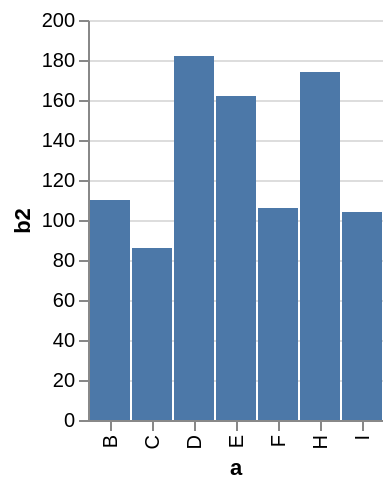

Source (Vega-Lite JSON):
### Vega specification from a JSON file in a GitHub repository (floating-point values rounded to 4 significant figures)
{"$schema": "http://vega.github.io/schema/vega/v3.0.json", "description": "A simple bar chart with embedded data that uses a filter and calculate.", "autosize": "pad", "padding": 5, "signals": [{"name": "width", "update": "data('layout')[0].width"}, {"name": "height", "update": "data('layout')[0].height"}, {"name": "unit", "value": {}, "on": [{"events": "mousemove", "update": "group()._id ? group() : unit"}]}], "data": [{"name": "source_0", "values": [{"a": "A", "b": 28}, {"a": "B", "b": 55}, {"a": "C", "b": 43}, {"a": "G", "b": 19}, {"a": "H", "b": 87}, {"a": "I", "b": 52}, {"a": "D", "b": 91}, {"a": "E", "b": 81}, {"a": "F", "b": 53}], "format": {"type": "json", "parse": {}}, "transform": [{"type": "formula", "expr": "2*datum.b", "as": "b2"}, {"type": "filter", "expr": "datum.b2 > 60"}, {"type": "filter", "expr": "datum[\"b2\"] !== null && !isNaN(datum[\"b2\"])"}]}, {"name": "layout", "source": "source_0", "transform": [{"type": "aggregate", "fields": ["a"], "ops": ["distinct"]}, {"type": "formula", "as": "width", "expr": "max(datum[\"distinct_a\"] - 1 + 2*0.5, 0) * 21"}, {"type": "formula", "as": "height", "expr": "200"}]}], "marks": [{"name": "main-group", "type": "group", "description": "A simple bar chart with embedded data that uses a filter and calculate.", "from": {"data": "layout"}, "encode": {"update": {"width": {"field": "width"}, "height": {"field": "height"}, "fill": {"value": "transparent"}}}, "marks": [{"name": "marks", "type": "rect", "role": "bar", "from": {"data": "source_0"}, "encode": {"update": {"xc": {"scale": "x", "field": "a"}, "width": {"value": 20}, "y": {"scale": "y", "field": "b2"}, "y2": {"scale": "y", "value": 0}, "fill": {"value": "#4c78a8"}}}}], "scales": [{"name": "x", "type": "point", "domain": {"data": "source_0", "field": "a", "sort": true}, "range": {"step": 21}, "round": true, "padding": 0.5}, {"name": "y", "type": "linear", "domain": {"data": "source_0", "field": "b2"}, "range": [200, 0], "round": true, "nice": true, "zero": true}], "axes": [{"scale": "x", "orient": "bottom", "tickCount": 5, "title": "a", "zindex": 1, "encode": {"labels": {"update": {"angle": {"value": 270}, "align": {"value": "right"}, "baseline": {"value": "middle"}}}}}, {"scale": "y", "format": "s", "orient": "left", "title": "b2", "zindex": 1}, {"scale": "y", "domain": false, "format": "s", "grid": true, "labels": false, "orient": "left", "ticks": false, "zindex": 0, "gridScale": "x"}]}]}
